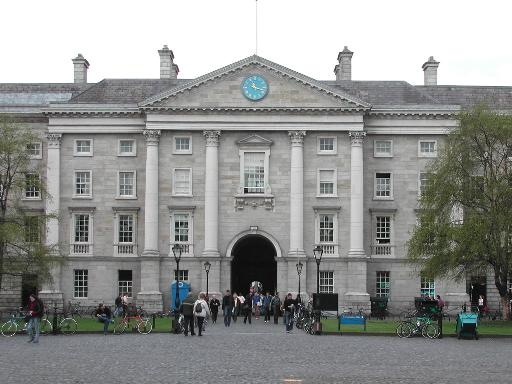
//> input picture A practical introduction to CV/Unit 2/TrinityRegentHouse.jpg, 512 x 384 px
$ ./Images   (built with g++ and OpenCV 4)
//> lines starting //> are read from the running program, lines starting //| are printed output that depends on the picture
#include <iostream>
#include <opencv2/opencv.hpp>

using namespace std;
using namespace cv;

//{} <> []

int main(){

    string image1 = "/home/computacion/Desktop/OpenCV/A practical introduction to CV/Unit 2/TrinityRegentHouse.jpg";

    Mat img1 = imread(image1);
//> img1 is the input picture: 384 rows x 512 cols, CV_8UC3; mean B, G, R 145.9, 147.9, 146.5
   // resize(img1,img1,{img1.rows/2,img1.cols/2});
/*
    imshow("IMage", img1);

    waitKey();*/

    int num_bits = 1;

    //CV_Assert((img1.type() == CV_8UC1) && (num_bits >= 1) && (num_bits <= 8));

    /**
     * an example of how to change the channels of an image. at function uses too many resources, therefore, cvtColor is the best option
     *
     */
    uchar mask = 0xFF << (8-num_bits);

    for (int row=0; row < img1.rows; row++){
        for (int col=0; col < img1.cols; col++){
            img1.at<uchar>(row,col) = img1.at<uchar>(row,col) & mask;
        }
    }
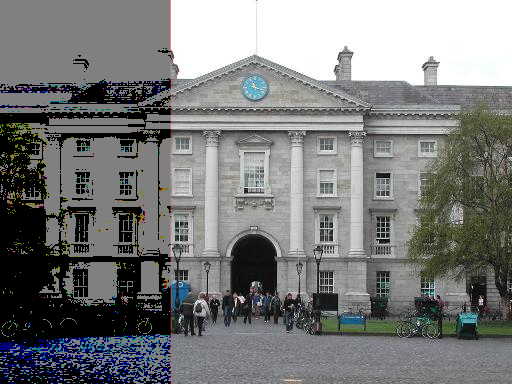
//> img1: 384 rows x 512 cols, CV_8UC3; mean B, G, R 122.4, 122.8, 121.3

 /*   imshow("IMage", img1);

    waitKey();*/


    /**
     * to convert between colour representations and grey scale, and split colour images into their component channels
     *
     */
//{} <> []

    string image2 = "/home/computacion/Desktop/OpenCV/A practical introduction to CV/Unit 2/CoatHanger.jpg";

    Mat img2 = imread(image2);
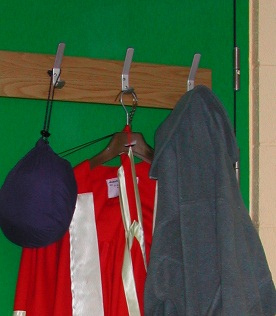
//> input picture A practical introduction to CV/Unit 2/CoatHanger.jpg, 276 x 316 px
//> img2 is the input picture: 316 rows x 276 cols, CV_8UC3; mean B, G, R 63.2, 83.9, 77.2

    Mat grey_image;
    cvtColor(img2, grey_image, 4);
    vector<Mat> bgr_images(3);
    split(img2, bgr_images);
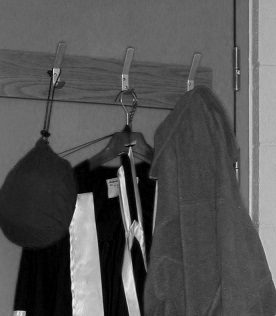
//> bgr_images[1]: 316 rows x 276 cols, CV_8UC1; min 0, max 246, mean 83.9
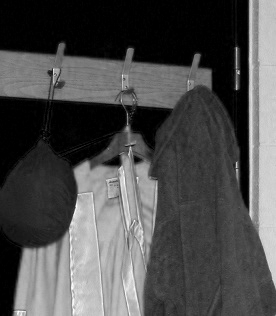
//> bgr_images[2]: 316 rows x 276 cols, CV_8UC1; min 0, max 255, mean 77.2
/*
    imshow("Original", img2);
    imshow("Gray", grey_image);
    imshow("Blue", bgr_images[0]);
    imshow("Green", bgr_images[1]);
    imshow("Reed", bgr_images[2]);

    waitKey();
*/

    /**
     * skin detection
     *
     */
//{} <> []

    string image3= "/home/computacion/Desktop/OpenCV/A practical introduction to CV/Unit 2/Astronaut1.jpg";

    Mat img3 = imread(image3);
//> Astronaut1.jpg cannot be read in this run, so this picture is empty
  // [33 lines of commented-out code are left out]


    Mat image = imread("/home/computacion/Desktop/OpenCV/A practical introduction to CV/Unit 2/TrinityRegentHouse.jpg");
    Mat copyImage = image.clone();


    // [28 lines of commented-out code are left out]


    Mat image4 = imread("/home/computacion/Desktop/OpenCV/A practical introduction to CV/Unit 2/Church.jpg");
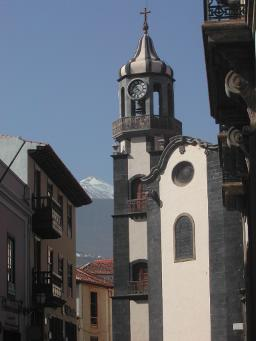
//> input picture A practical introduction to CV/Unit 2/Church.jpg, 256 x 341 px
//> image4 is the input picture: 341 rows x 256 cols, CV_8UC3; mean B, G, R 105.6, 97.9, 93.5
    Mat sapImage = image4.clone();
    Mat smoothIMage, gausianIMage,blurImage, medianFIlterIMage;
    //salt and pepper noise
    double noise_percentage = 8;

    int image_rows = sapImage.rows;
//> image_rows = 341
	int image_columns = sapImage.cols;
//> image_columns = 256
	int image_channels = sapImage.channels();
//> image_channels = 3
	int number_of_noise_points = (int) ((((double) image_rows*image_columns*image_channels)*noise_percentage)/100.0);
//> number_of_noise_points = 20951
	for (int count = 0; count < number_of_noise_points; count++)
	{
		int row = rand() % image_rows;
		int column = rand() % image_columns;
		int channel = rand() % image_channels;
		uchar* pixel = sapImage.ptr<uchar>(row) + (column*image_channels) + channel;
		*pixel = (rand()%2 == 1) ? 255 : 0;
	}
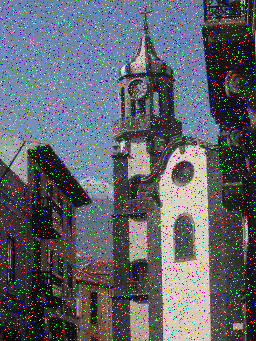
//> sapImage: 341 rows x 256 cols, CV_8UC3; mean B, G, R 107.3, 100.1, 96.1

    //fastNlMeansDenoising(img3,smoothIMage,(double)8,7,21);

    addWeighted(image4,0.6,sapImage,0.3,0.0,smoothIMage);
    blur(sapImage,blurImage,Size(3,3));
    GaussianBlur(sapImage,blurImage, Size(5,5),1.5);

    medianBlur(sapImage,medianFIlterIMage,3);
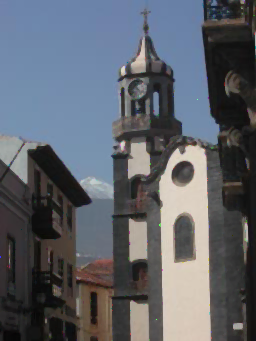
//> medianFIlterIMage: 341 rows x 256 cols, CV_8UC3; mean B, G, R 105.5, 97.7, 93.3


    //imshow("Normal", image4);
    imshow("Salt and pepper", sapImage);
    imshow("Smooth", smoothIMage);
    //imshow("Blur", blurImage);
    //imshow("Gausian", gausianIMage);
    imshow("Median filter", medianFIlterIMage);

    waitKey();


    /**
     * @brief
     *
     */
}
